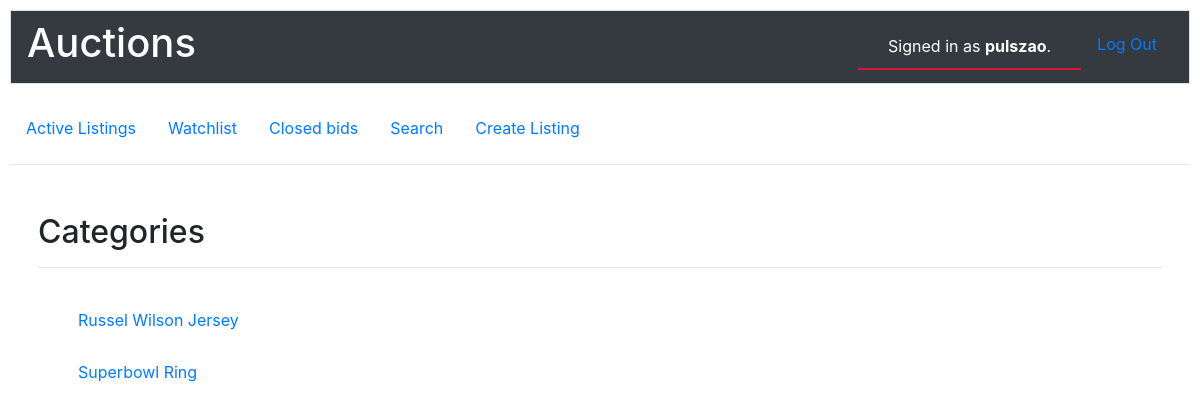
Screenshot of /search/Collectibles (signed in) with the database file from the repository.
### auctions/models.py (models this page shows)
class User(AbstractUser):
    pass

class Listing(models.Model):
    title = models.CharField(max_length=64)
    price = models.IntegerField()
    heighest_bid = models.IntegerField()
    description = models.CharField(max_length=1000)
    category = models.CharField(max_length=64)
    image = models.URLField(blank=True, null=True)
    creator_id = models.IntegerField()
    time = models.DateTimeField(auto_now_add=True)

### auctions/views.py (the view)
# urls.py: path("search/<str:category>", views.search_category, name="search_category")
def search_category(request, category):
    listing = Listing.objects.filter(category=category)
    return render(request, "auctions/search.html", {
        "listing": listing
    })

### auctions/templates/auctions/search.html
{% extends "auctions/layout.html" %}
{% block body %}
    <h2>Categories</h2><hr><br>
        <ul>
            {% for i in listing %}
            <li class="media">
                <div class="media-body" style="text-align: left;">
                    <p class="mt-0 mb-1"><a href="{% url 'auctions' i.title %}">{{ i.title }}</a></p>
                </div>
            </li><br>
            {% endfor %}
        </ul>
{% endblock %}

### auctions/templates/auctions/layout.html (shortened to what this page needs)
{% load static %}
<!DOCTYPE html>
<html lang="en">
    <head>
        <link rel="stylesheet" href="https://stackpath.bootstrapcdn.com/bootstrap/4.4.1/css/bootstrap.min.css">
        <link href="{% static 'auctions/styles.css' %}" rel="stylesheet">
    </head>
    <body>
        <nav class="navbar navbar-expand-md navbar-dark bg-dark border">
            <h1 style="color: white;">Auctions</h1><hr>
            <ul class="nav justify-content-end">
                {% if user.is_authenticated %}
                    <div style="padding: 10px 30px; border-bottom: 2px solid crimson; color: white;">
                        {% if user.is_authenticated %}
                            Signed in as <strong>{{ user.username }}</strong>.
                        {% endif %}
                    </div>
                    <li class="nav-item">
                        <a class="nav-link" href="{% url 'logout' %}">Log Out</a>
                    </li>
                {% endif %}
            </ul>
        </nav>
        <br>
        <nav class="nav">
            <li class="nav-item">
                <a class="nav-link" href="{% url 'index' %}">Active Listings</a>
            </li>
            {% if user.is_authenticated %}
            <li class="nav-item">
                <a class="nav-link" href="{% url 'view_watchlist' %}">Watchlist</a>
            </li> {% endif %}
            <li class="nav-item">
                <a class="nav-link" href="{% url 'closed_bids' %}">Closed bids</a>
            </li>
            <li class="nav-item">
                <a class="nav-link" href="{% url 'search' %}">Search</a>
            </li>
            <li class="nav-item">
                <a class="nav-link" href="{% url 'create' %}">Create Listing</a>
            </li>
        </nav><hr><br>
        <div class="container p-2" style="text-align: left;">
            {% block body %}
            {% endblock %}
        </div>
    </body>
</html>

### auctions/static/auctions/styles.css (style rules this page uses)
body { padding: 10px; }

### rows the page displays
User: username "pulszao"
Listing: title "Russel Wilson Jersey"
Listing: title "Superbowl Ring"
